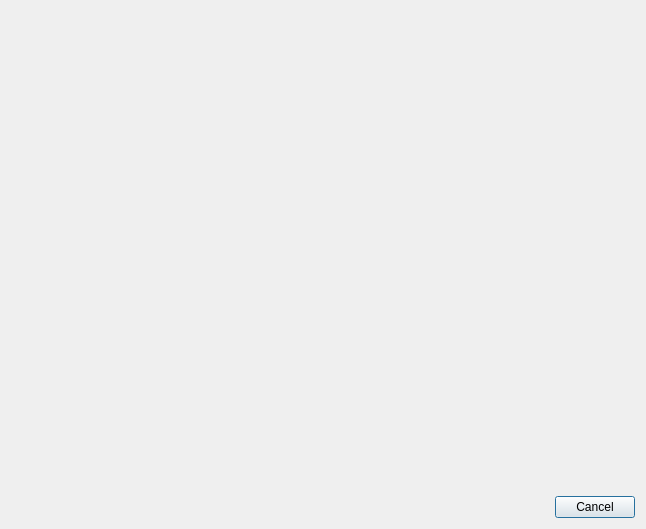
<?xml version="1.0" encoding="UTF-8"?>
<!--
SPDX-FileCopyrightText: 2020 Ivan Čukić <ivan.cukic@kde.org>

SPDX-License-Identifier: GPL-2.0-only OR GPL-3.0-only OR LicenseRef-KDE-Accepted-GPL
-->
<ui version="4.0">
 <class>VaultImportingWizard</class>
 <widget class="QDialog" name="VaultImportingWizard">
  <property name="geometry">
   <rect>
    <x>0</x>
    <y>0</y>
    <width>646</width>
    <height>529</height>
   </rect>
  </property>
  <property name="windowTitle">
   <string>Dialog</string>
  </property>
  <property name="windowIcon">
   <iconset theme="lingmovault"/>
  </property>
  <layout class="QVBoxLayout" name="verticalLayout">
   <item>
    <widget class="QWidget" name="container" native="true"/>
   </item>
   <item>
    <widget class="KMessageWidget" name="message">
     <property name="closeButtonVisible">
      <bool>false</bool>
     </property>
    </widget>
   </item>
   <item>
    <widget class="QDialogButtonBox" name="buttons">
     <property name="orientation">
      <enum>Qt::Horizontal</enum>
     </property>
     <property name="standardButtons">
      <set>QDialogButtonBox::Cancel</set>
     </property>
    </widget>
   </item>
  </layout>
 </widget>
 <customwidgets>
  <customwidget>
   <class>KMessageWidget</class>
   <extends>QFrame</extends>
   <header>kmessagewidget.h</header>
  </customwidget>
 </customwidgets>
 <resources/>
 <connections>
  <connection>
   <sender>buttons</sender>
   <signal>accepted()</signal>
   <receiver>VaultImportingWizard</receiver>
   <slot>accept()</slot>
   <hints>
    <hint type="sourcelabel">
     <x>248</x>
     <y>254</y>
    </hint>
    <hint type="destinationlabel">
     <x>157</x>
     <y>274</y>
    </hint>
   </hints>
  </connection>
  <connection>
   <sender>buttons</sender>
   <signal>rejected()</signal>
   <receiver>VaultImportingWizard</receiver>
   <slot>reject()</slot>
   <hints>
    <hint type="sourcelabel">
     <x>316</x>
     <y>260</y>
    </hint>
    <hint type="destinationlabel">
     <x>286</x>
     <y>274</y>
    </hint>
   </hints>
  </connection>
 </connections>
</ui>
